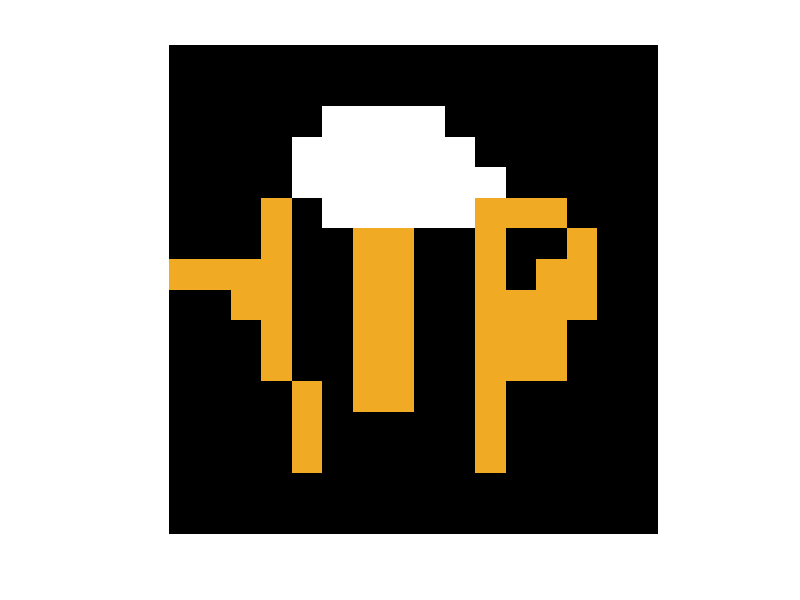

MATLAB code to generate this figure:
% Programming Fundamentals Using MATLAB, Michael Weeks Copyright 2020
% 
%
% make_bee_png.m
%
% Make a 16x16 .png image of a bee.
%
%
%  Usage:
%    make_bee_png
%

BEE_LENGTH = 16;
BEE_WIDTH = 16;

% binary pattern to use 
% (transparent / yellow / black / white)
bee = [ ...
    0, 0, 0, 0, 0, 0, 0, 0,  0, 0, 0, 0, 0, 0, 0, 0;
    0, 0, 0, 0, 0, 0, 0, 0,  0, 0, 0, 0, 0, 0, 0, 0;
    0, 0, 0, 0, 0, 3, 3, 3,  3, 0, 0, 0, 0, 0, 0, 0;
    0, 0, 0, 0, 3, 3, 3, 3,  3, 3, 0, 0, 0, 0, 0, 0;
    0, 0, 0, 0, 3, 3, 3, 3,  3, 3, 3, 0, 0, 0, 0, 0;
    0, 0, 0, 1, 2, 3, 3, 3,  3, 3, 1, 1, 1, 0, 0, 0;
    0, 0, 0, 1, 2, 2, 1, 1,  2, 2, 1, 2, 2, 1, 0, 0;
    1, 1, 1, 1, 2, 2, 1, 1,  2, 2, 1, 2, 1, 1, 0, 0;
    
    0, 0, 1, 1, 2, 2, 1, 1,  2, 2, 1, 1, 1, 1, 0, 0;
    0, 0, 0, 1, 2, 2, 1, 1,  2, 2, 1, 1, 1, 0, 0, 0;
    0, 0, 0, 1, 2, 2, 1, 1,  2, 2, 1, 1, 1, 0, 0, 0;
    0, 0, 0, 0, 1, 2, 1, 1,  2, 2, 1, 0, 0, 0, 0, 0;
    0, 0, 0, 0, 1, 0, 0, 0,  0, 0, 1, 0, 0, 0, 0, 0;
    0, 0, 0, 0, 1, 0, 0, 0,  0, 0, 1, 0, 0, 0, 0, 0;
    0, 0, 0, 0, 0, 0, 0, 0,  0, 0, 0, 0, 0, 0, 0, 0;
    0, 0, 0, 0, 0, 0, 0, 0,  0, 0, 0, 0, 0, 0, 0, 0];

% Make it all black by default
z = uint8(zeros(BEE_LENGTH, BEE_WIDTH, 3));

% Now color in the pixels
[R, C] = size(bee);
for r = 1:R
    for c=1:C
        % Examine each bee(r,c) value, and color z.
        if (bee(r,c) == 1)
            % color this pixel yellow
            z(r, c, 1) = 240;
            z(r, c, 2) = 170;
            z(r, c, 3) = 35;
        elseif (bee(r,c) == 2)
            % color this pixel black
            z(r, c, 1) = 0;
            z(r, c, 2) = 0;
            z(r, c, 3) = 0;
        elseif (bee(r,c) == 3)
            % color this pixel white 
            z(r, c, 1) = 255;
            z(r, c, 2) = 255;
            z(r, c, 3) = 255;
        else
            % color this pixel black
            % If the bee value is 0, this
            % pixel will be transparent.
            z(r, c, 1) = 0;
            z(r, c, 2) = 0;
            z(r, c, 3) = 0;
        end
    end
end

% Try to use alpha values to make the bee appear
% without a black background (i.e., in case we want to
% show it with a different background, or over top of
% another object).
alpha = uint8((bee>0)*255);

imshow(z);
imwrite(z, 'bee.png', 'PNG', 'Alpha', alpha);

